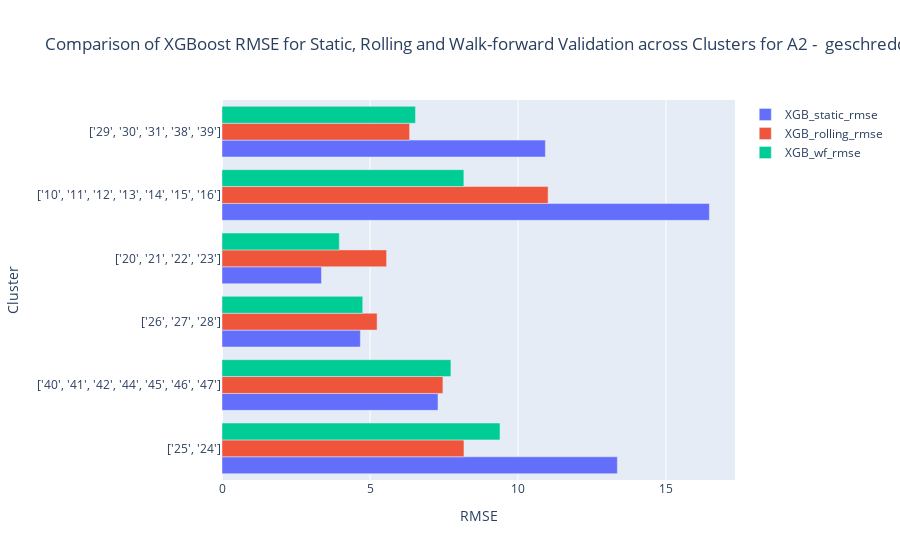
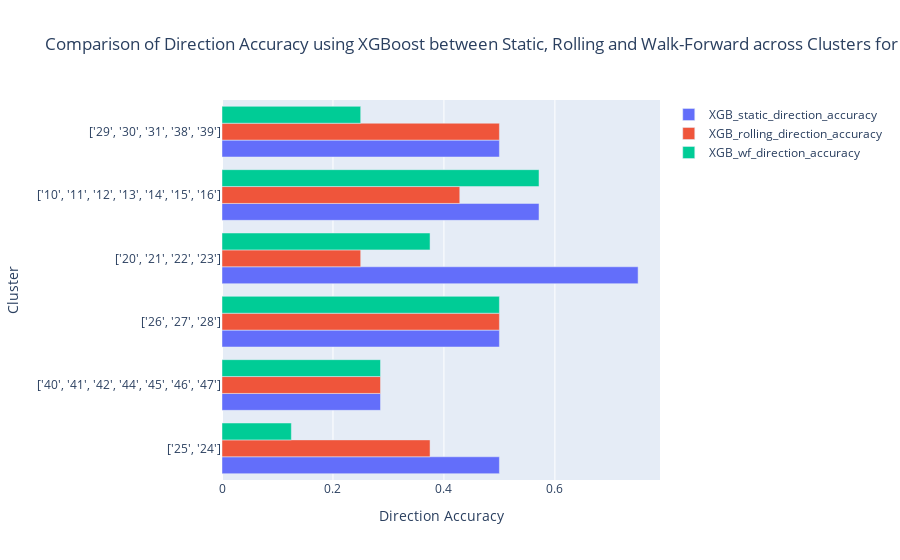
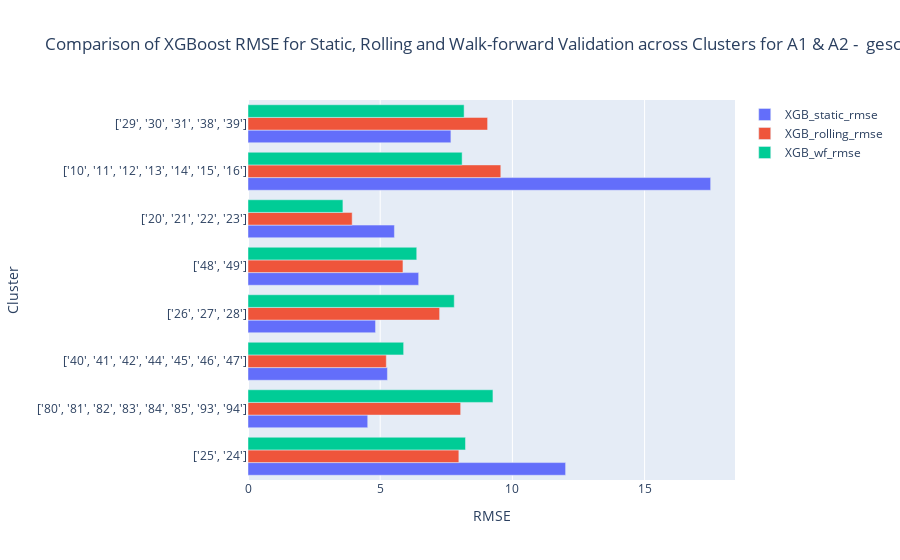
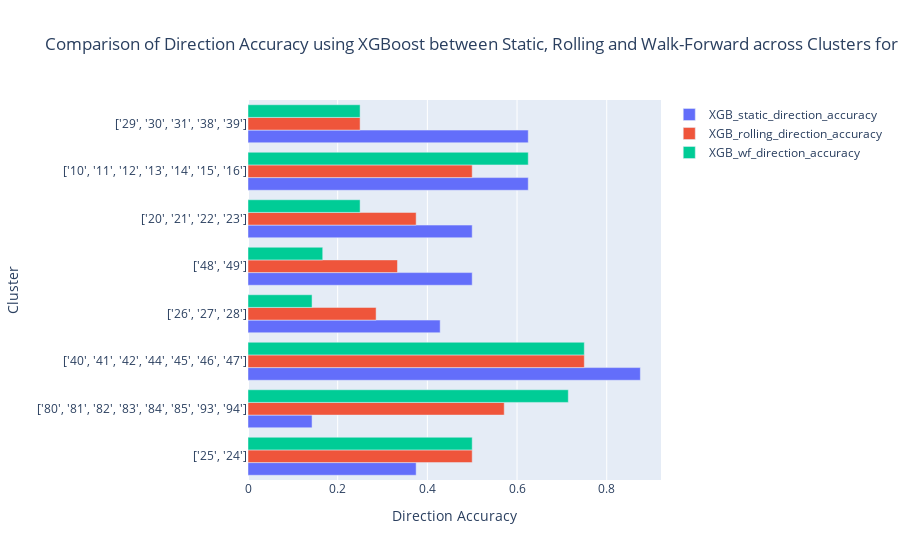

Here is the notebook cell these charts were saved with, in order:
### Code cell
for category in df_metrics['Category'].unique():
    filtered = df_metrics[df_metrics['Category'] == category]
    getRMSEplot(filtered)
    getDirAccplot(filtered)

### Figure 1 — Plotly figure (JSON) as saved in the notebook; plotly's stock layout.template omitted (floating-point values rounded to 4 significant figures)
{"data": [{"name": "XGB_static_rmse", "orientation": "h", "type": "bar", "x": [13.36, 7.297, 4.674, 3.36, 16.46, 10.92], "y": ["['25', '24']", "['40', '41', '42', '44', '45', '46', '47']", "['26', '27', '28']", "['20', '21', '22', '23']", "['10', '11', '12', '13', '14', '15', '16']", "['29', '30', '31', '38', '39']"]}, {"name": "XGB_rolling_rmse", "orientation": "h", "type": "bar", "x": [8.174, 7.463, 5.24, 5.561, 11.02, 6.338], "y": ["['25', '24']", "['40', '41', '42', '44', '45', '46', '47']", "['26', '27', '28']", "['20', '21', '22', '23']", "['10', '11', '12', '13', '14', '15', '16']", "['29', '30', '31', '38', '39']"]}, {"name": "XGB_wf_rmse", "orientation": "h", "type": "bar", "x": [9.392, 7.734, 4.754, 3.962, 8.17, 6.536], "y": ["['25', '24']", "['40', '41', '42', '44', '45', '46', '47']", "['26', '27', '28']", "['20', '21', '22', '23']", "['10', '11', '12', '13', '14', '15', '16']", "['29', '30', '31', '38', '39']"]}], "layout": {"barmode": "group", "title": {"text": "Comparison of XGBoost RMSE for Static, Rolling and Walk-forward Validation across Clusters for A2 -  geschreddert"}, "xaxis": {"title": {"text": "RMSE"}}, "yaxis": {"title": {"text": "Cluster"}}}}

### Figure 2 — Plotly figure (JSON) as saved in the notebook; plotly's stock layout.template omitted (floating-point values rounded to 4 significant figures)
{"data": [{"name": "XGB_static_direction_accuracy", "orientation": "h", "type": "bar", "x": [0.5, 0.2857, 0.5, 0.75, 0.5714, 0.5], "y": ["['25', '24']", "['40', '41', '42', '44', '45', '46', '47']", "['26', '27', '28']", "['20', '21', '22', '23']", "['10', '11', '12', '13', '14', '15', '16']", "['29', '30', '31', '38', '39']"]}, {"name": "XGB_rolling_direction_accuracy", "orientation": "h", "type": "bar", "x": [0.375, 0.2857, 0.5, 0.25, 0.4286, 0.5], "y": ["['25', '24']", "['40', '41', '42', '44', '45', '46', '47']", "['26', '27', '28']", "['20', '21', '22', '23']", "['10', '11', '12', '13', '14', '15', '16']", "['29', '30', '31', '38', '39']"]}, {"name": "XGB_wf_direction_accuracy", "orientation": "h", "type": "bar", "x": [0.125, 0.2857, 0.5, 0.375, 0.5714, 0.25], "y": ["['25', '24']", "['40', '41', '42', '44', '45', '46', '47']", "['26', '27', '28']", "['20', '21', '22', '23']", "['10', '11', '12', '13', '14', '15', '16']", "['29', '30', '31', '38', '39']"]}], "layout": {"barmode": "group", "title": {"text": "Comparison of Direction Accuracy using XGBoost between Static, Rolling and Walk-Forward across Clusters for A2 -  geschreddert"}, "xaxis": {"title": {"text": "Direction Accuracy"}}, "yaxis": {"title": {"text": "Cluster"}}}}

### Figure 3 — Plotly figure (JSON) as saved in the notebook; plotly's stock layout.template omitted (floating-point values rounded to 4 significant figures)
{"data": [{"name": "XGB_static_rmse", "orientation": "h", "type": "bar", "x": [12.01, 4.528, 5.273, 4.824, 6.455, 5.538, 17.5, 7.674], "y": ["['25', '24']", "['80', '81', '82', '83', '84', '85', '93', '94']", "['40', '41', '42', '44', '45', '46', '47']", "['26', '27', '28']", "['48', '49']", "['20', '21', '22', '23']", "['10', '11', '12', '13', '14', '15', '16']", "['29', '30', '31', '38', '39']"]}, {"name": "XGB_rolling_rmse", "orientation": "h", "type": "bar", "x": [7.975, 8.043, 5.231, 7.247, 5.861, 3.94, 9.562, 9.062], "y": ["['25', '24']", "['80', '81', '82', '83', '84', '85', '93', '94']", "['40', '41', '42', '44', '45', '46', '47']", "['26', '27', '28']", "['48', '49']", "['20', '21', '22', '23']", "['10', '11', '12', '13', '14', '15', '16']", "['29', '30', '31', '38', '39']"]}, {"name": "XGB_wf_rmse", "orientation": "h", "type": "bar", "x": [8.226, 9.265, 5.887, 7.801, 6.382, 3.59, 8.099, 8.174], "y": ["['25', '24']", "['80', '81', '82', '83', '84', '85', '93', '94']", "['40', '41', '42', '44', '45', '46', '47']", "['26', '27', '28']", "['48', '49']", "['20', '21', '22', '23']", "['10', '11', '12', '13', '14', '15', '16']", "['29', '30', '31', '38', '39']"]}], "layout": {"barmode": "group", "title": {"text": "Comparison of XGBoost RMSE for Static, Rolling and Walk-forward Validation across Clusters for A1 & A2 -  geschreddert"}, "xaxis": {"title": {"text": "RMSE"}}, "yaxis": {"title": {"text": "Cluster"}}}}

### Figure 4 — Plotly figure (JSON) as saved in the notebook; plotly's stock layout.template omitted (floating-point values rounded to 4 significant figures)
{"data": [{"name": "XGB_static_direction_accuracy", "orientation": "h", "type": "bar", "x": [0.375, 0.1429, 0.875, 0.4286, 0.5, 0.5, 0.625, 0.625], "y": ["['25', '24']", "['80', '81', '82', '83', '84', '85', '93', '94']", "['40', '41', '42', '44', '45', '46', '47']", "['26', '27', '28']", "['48', '49']", "['20', '21', '22', '23']", "['10', '11', '12', '13', '14', '15', '16']", "['29', '30', '31', '38', '39']"]}, {"name": "XGB_rolling_direction_accuracy", "orientation": "h", "type": "bar", "x": [0.5, 0.5714, 0.75, 0.2857, 0.3333, 0.375, 0.5, 0.25], "y": ["['25', '24']", "['80', '81', '82', '83', '84', '85', '93', '94']", "['40', '41', '42', '44', '45', '46', '47']", "['26', '27', '28']", "['48', '49']", "['20', '21', '22', '23']", "['10', '11', '12', '13', '14', '15', '16']", "['29', '30', '31', '38', '39']"]}, {"name": "XGB_wf_direction_accuracy", "orientation": "h", "type": "bar", "x": [0.5, 0.7143, 0.75, 0.1429, 0.1667, 0.25, 0.625, 0.25], "y": ["['25', '24']", "['80', '81', '82', '83', '84', '85', '93', '94']", "['40', '41', '42', '44', '45', '46', '47']", "['26', '27', '28']", "['48', '49']", "['20', '21', '22', '23']", "['10', '11', '12', '13', '14', '15', '16']", "['29', '30', '31', '38', '39']"]}], "layout": {"barmode": "group", "title": {"text": "Comparison of Direction Accuracy using XGBoost between Static, Rolling and Walk-Forward across Clusters for A1 & A2 -  geschreddert"}, "xaxis": {"title": {"text": "Direction Accuracy"}}, "yaxis": {"title": {"text": "Cluster"}}}}
